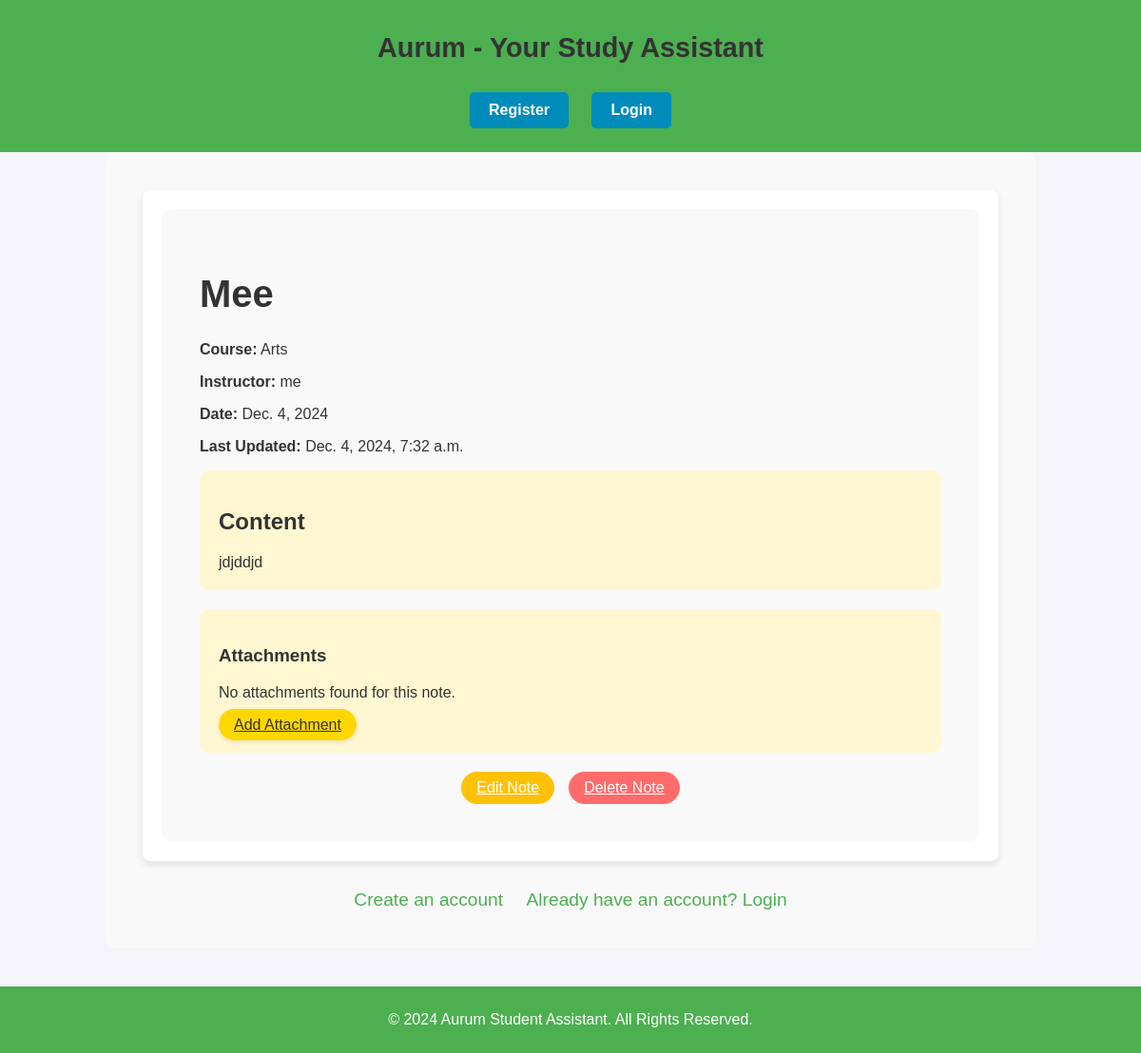
The page /notes/sticky-notes/lecture-note/1/ on the database its author committed.
### notes/models.py (models this page shows, shortened)
class LectureNote(models.Model):
    COURSE_CHOICES = [
        ('Science', 'Science'),
        ('Arts', 'Arts'),
        ('History', 'History'),
        ('Politics', 'Politics'),
        ('Mathematics', 'Mathematics'),
    ]
    user = models.ForeignKey(settings.AUTH_USER_MODEL, on_delete=models.CASCADE, related_name="lecture_notes")
    title = models.CharField(max_length=200)
    course = models.CharField(max_length=50, choices=COURSE_CHOICES)
    lecture_date = models.DateField(auto_now_add=True)
    instructor_name = models.CharField(max_length=200, blank=True)
    last_updated = models.DateTimeField(auto_now=True)
    created_at = models.DateTimeField(auto_now_add=True)
    content = models.TextField()
    subject = models.CharField(max_length=100, blank=True)

### notes/views.py (the view)
# urls.py: path('lecture-note/<int:note_id>/', views.lecture_note_detail, name='lecture_note_detail'),
def lecture_note_detail(request, note_id):
    note = get_object_or_404(LectureNote, id=note_id)
    context = {'note': note}
    return render(request, 'lecture_note/lecture_note_detail.html', context)

### notes/templates/lecture_note/lecture_note_detail.html (shortened to what this page needs)
{% extends "base.html" %}
{% block content %}
<div class="container py-5">
    <h1 class="text-center mb-4" style="color: #333;">
         {{ note.title }}
    </h1>
    <div class="mb-4">
        <p><strong>Course:</strong> {{ note.course }}</p>
        <p><strong>Instructor:</strong> {{ note.instructor_name }}</p>
        <p><strong>Date:</strong> {{ note.lecture_date }}</p>
        <p><strong>Last Updated:</strong> {{ note.last_updated }}</p>
    </div>
    <div class="content-section mb-4">
        <h2>Content</h2>
        <div>{{ note.content|safe }}</div>
    </div>
    <div class="attachments-section mb-4">
        <h3>Attachments</h3>
        {% if note.attachments.all %}
        <ul class="list-group">
            {% for attachment in note.attachments.all %}
            <li class="list-group-item d-flex justify-content-between align-items-center">
                <a href="{{ attachment.file.url }}" target="_blank" class="text-dark">
                    {{ attachment.file.name }}
                </a>
                <a href="{% url 'delete_attachment' note.id attachment.id %}" class="btn btn-danger btn-sm">
                    <i class="fas fa-trash"></i> Delete
                </a>
            </li>
            {% endfor %}
        </ul>
        {% else %}
        <p>No attachments found for this note.</p>
        {% endif %}
        <a href="{% url 'add_attachment' note.id %}" class="btn btn-primary mt-3">
             Add Attachment
        </a>
    </div>
    <div class="action-buttons">
        <a href="{% url 'edit_lecture_note' note.id %}" class="btn btn-warning">
             Edit Note
        </a>
        <a href="{% url 'delete_lecture_note' note.id %}" class="btn btn-danger" onclick="return confirm('Are you sure you want to delete this note?');">
             Delete Note
        </a>
    </div>
</div>
{% endblock %}

### notes/templates/base.html (style rules this page uses)
body { font-family: 'Poppins', sans-serif; margin: 0; padding: 0; background-color: #f4f4f9; color: #333; }
.container { max-width: 1200px; margin: 0 auto; padding: 20px; }

### notes/templates/lecture_note/lecture_note_detail.html (style rules this page uses)
.container { max-width: 900px; margin: 0 auto; background-color: #f9f9f9; border-radius: 10px; padding: 40px; }
h1 { color: #333; font-size: 2.5em; }
.btn { border-radius: 20px; padding: 8px 16px; }
.btn-primary { background-color: #ffd700; color: #333; border-radius: 25px; font-size: 1em; box-shadow: 0 2px 5px rgba(0, 0, 0, 0.1); }
.btn-warning { background-color: #ffc107; color: white; }
.btn-danger { background-color: #ff6b6b; color: white; }
.content-section { background-color: #fff7d1; border-radius: 10px; padding: 20px; margin-bottom: 20px; }
.attachments-section { background-color: #fff7d1; border-radius: 10px; padding: 20px; margin-bottom: 20px; }
.action-buttons { display: flex; gap: 15px; justify-content: center; }

### rows shown on the page
LectureNote: title "Mee", course "Arts", instructor_name "me", lecture_date "Dec. 4, 2024", last_updated "Dec. 4, 2024, 7:32 a.m.", content "jdjddjd"
